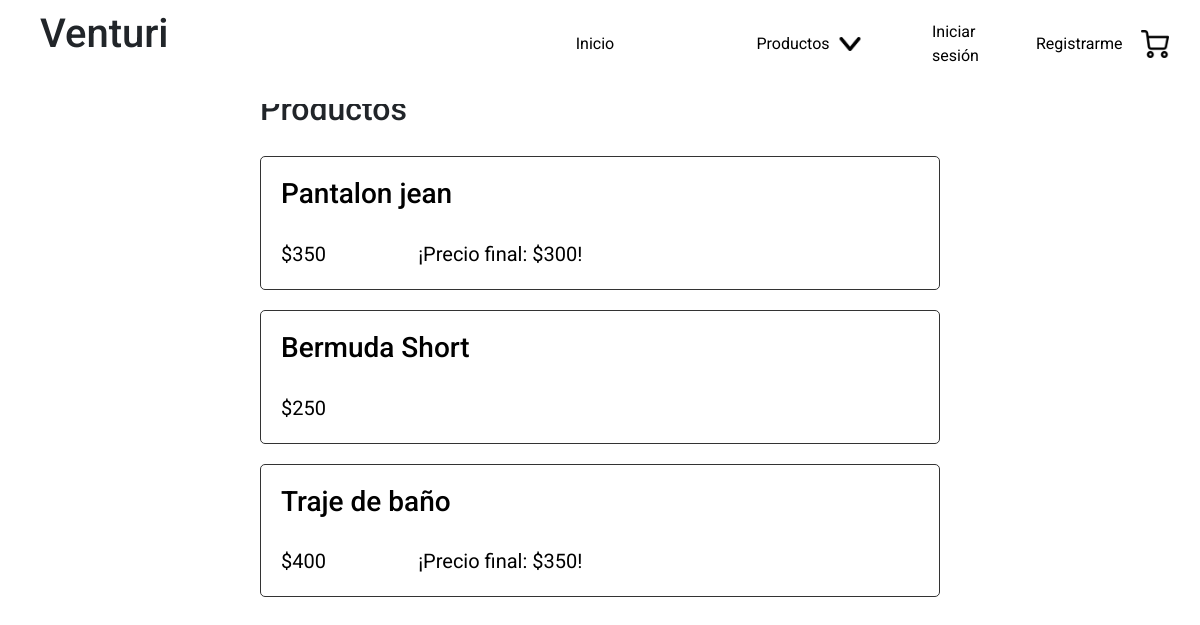
The app's page /index.php?section=products with its own data.
### tables this page shows
CREATE TABLE IF NOT EXISTS products (
    id int UNSIGNED NOT NULL AUTO_INCREMENT,
    title varchar(100) NOT NULL,
    description text(1000),
    price int NOT NULL DEFAULT 0,
    discount int DEFAULT NULL,
    stock int NOT NULL DEFAULT 0,
    created_at TIMESTAMP NOT NULL DEFAULT CURRENT_TIMESTAMP,
    updated_at TIMESTAMP NOT NULL DEFAULT CURRENT_TIMESTAMP,
    PRIMARY KEY (id)
);

### back/config/functions/sql.php (called while the page is built, shortened)
<?php
function select($query){
global $cnx;
$matchs = [];
$rta = mysqli_query($cnx, $query);
if(mysqli_num_rows($rta) > 0){
    while($match = mysqli_fetch_assoc($rta)):
        $matchs[] = $match;
    endwhile;
}
return $matchs;
}

### site/views/products.php (the view, shortened to what this page needs)
<?php
    $products = [];
    $category = (empty($_GET['category'])) ? null : $_GET['category'];
    if(is_null($category)){
        $querySelectProducts = <<<SELECTPRODUCTS
        SELECT * FROM products
        SELECTPRODUCTS;
    }
    $rtaSelectProducts = select($querySelectProducts);
    if(count($rtaSelectProducts) > 0){
        $querySelectPhotos = <<<SELECTPHOTOS
        SELECT * FROM products_photos
        SELECTPHOTOS;
        $rtaSelectPhotos = select($querySelectPhotos);
        for ($i=0; $i < count($rtaSelectProducts); $i++) {
            $products[$i]["id"] = $rtaSelectProducts[$i]["id"];
            $products[$i]["title"] = $rtaSelectProducts[$i]["title"];
            $products[$i]["price"] = $rtaSelectProducts[$i]["price"];
            $products[$i]["discount"] = $rtaSelectProducts[$i]["discount"];
            if(count($rtaSelectPhotos) > 0){
                for ($j=0; $j < count($rtaSelectPhotos); $j++) {
                    if($rtaSelectPhotos[$j]["products_id"] == $rtaSelectProducts[$i]["id"]){
                        $products[$i]["images"][$j]["id"] = $rtaSelectPhotos[$j]["id"];
                        $products[$i]["images"][$j]["image"] = $rtaSelectPhotos[$j]["image"];
                        $products[$i]["images"][$j]["products_id"] = $rtaSelectPhotos[$j]["products_id"];
                    }
                }
            }
        }
    }else{
        $products = NULL;
    }
?>
<section id="products">
    <?php if(!is_null($products)): ?>
        <div>
            <h2>Productos<?= (!is_null($category)) ? ' - '.$category : '' ?></h2>
        </div>
        <ul>
            <?php for ($i=0; $i < count($products); $i++): ?>
                <li>
                    <a href="index.php?section=product&id=<?= $products[$i]["id"] ?>">
                        <div>
                            <h3><?= $products[$i]["title"] ?></h3>
                            <div>
                                <p>$<?= $products[$i]["price"] ?></p>
                                <?php if(isset($products[$i]["discount"]) && $products[$i]["discount"] > 0): ?>
                                    <p>¡Precio final: $<?= $products[$i]["discount"] ?>!</p>
                                <?php endif; ?>
                            </div>
                        </div>
                    </a>
                </li>
            <?php endfor; ?>
        </ul>
    <?php else: ?>
        <div>
            <p>Sin productos</p>
        </div>
    <?php endif; ?>
</section>

### site/css/index.css (style rules this page uses)
* { margin: 0; padding: 0; font-family: 'Roboto', sans-serif; box-sizing: border-box; }
body { max-width: 1920px; margin-left: auto; margin-right: auto; }
p { margin-bottom: 0!important; }

### site/css/views/panel/products.css (style rules this page uses)
#products { padding: 10px; }
#products >ul { list-style: none; display: grid; grid-template-columns: 1fr; grid-gap: 20px; padding-top: 20px; }
#products >ul >li { display: grid; grid-template-columns: 1fr 100px; border: 1px solid #333333; border-radius: 5px; padding-right: 20px; }
#products >ul >li >a { display: grid; grid-template-columns: auto auto; width: 100%; text-decoration: none; color: black; padding: 20px; }
#products >ul >li >a >div:first-of-type { display: grid; grid-template-columns: 1fr; grid-template-rows: 1fr 1fr; grid-gap: 20px; }
#products >ul >li >a >div:first-of-type p { display: flex; align-self: center; justify-self: flex-start; }
#products >ul >li >a >div:first-of-type >div { display: grid; grid-template-columns: auto 1fr; grid-template-rows: 1fr; grid-gap: 20px; }
#products >ul >li >a >div:last-of-type { display: grid; grid-template-columns: 1fr; grid-template-rows: 1fr; }
#products >ul >li >a >div:last-of-type p { display: flex; align-self: center; justify-self: center; font-size: 20px; }
@media (min-width:600px) { #products { max-width: 700px; margin-left: auto; margin-right: auto; } }

### records on screen
products: title "Pantalon jean", price "350", discount "300"
products: title "Bermuda Short", price "250"
products: title "Traje de baño", price "400", discount "350"

### other values on screen
Site_Name "Venturi"
